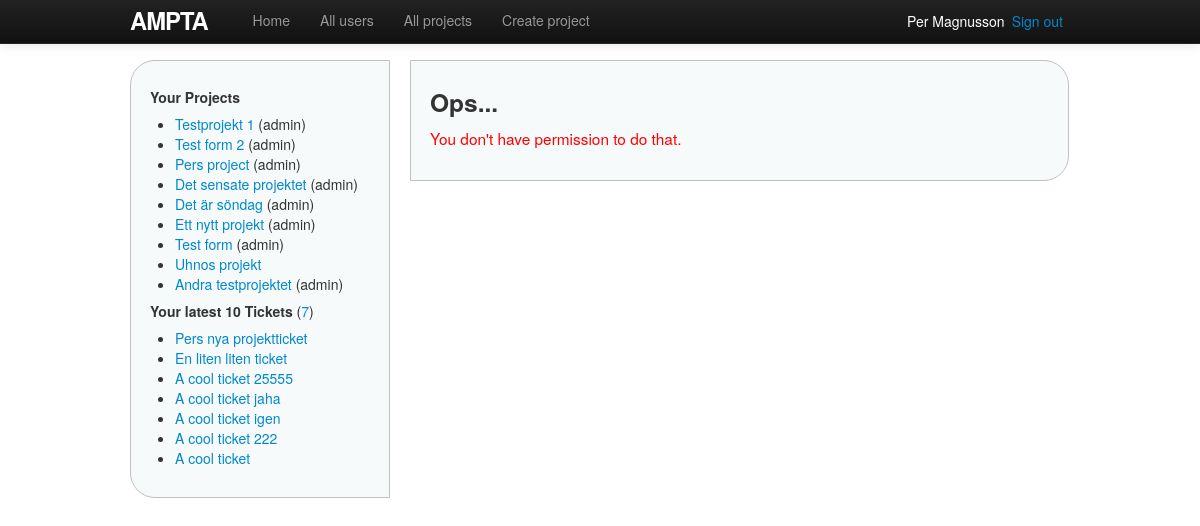
The app's page /projects/4/edit/ (signed in), older data.
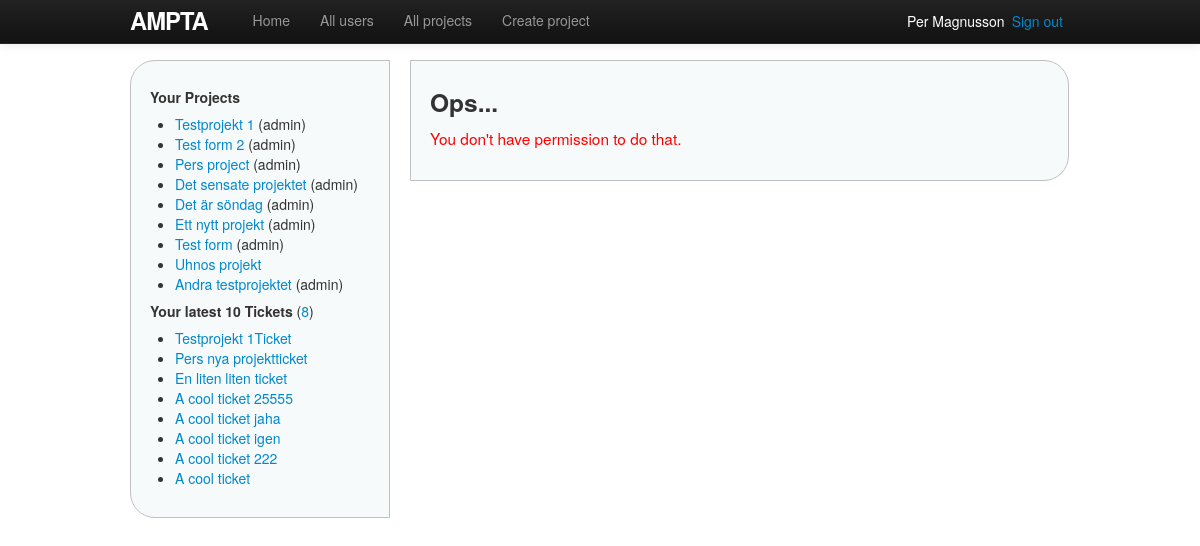
The same page, newer data.
### ampta/models.py (models this page shows, shortened)
class Project(models.Model):
    name = models.CharField(max_length=30)
    description = models.TextField()
    start_date = models.DateField()
    end_date = models.DateField()
    users = models.ManyToManyField(User, related_name='projects', blank=True)
    owner = models.ForeignKey(User, related_name='projects_owned_by_user')
    date_added = models.DateTimeField()
    date_updated = models.DateTimeField()
    def owned_by_user(self, user):
        return self.owner == user

class Ticket(models.Model):
    name = models.CharField(max_length=30)
    description = models.TextField()
    start_date = models.DateField();
    end_date = models.DateField();
    status = models.ForeignKey(Status, related_name='tickets')
    project = models.ForeignKey(Project, related_name='tickets')
    owner = models.ForeignKey(User, related_name='tickets')
    date_added = models.DateTimeField()
    date_updated = models.DateTimeField()

### ampta/views/project_views.py (the view)
# urls.py: url(r'^projects/(?P<project_id>\d+)/edit/$', 'edit_update', name='edit_project'),
@login_required(login_url='/login')
def edit_update(request, project_id=None):
    project = get_object_or_404(Project, id=project_id)
    if project.owned_by_user(request.user):
        if request.method == 'POST':
            form = ProjectForm(request.user, request.POST, instance=project)  # exclude current user
            if form.is_valid():
                try:
                    form.instance.date_updated = datetime.datetime.today()
                    form.save()
                    form.instance.users.add(request.user)  # add owner to project.users. after save.
                    return redirect(project)
                except:
                    return HttpResponseServerError()
        else:
            form = ProjectForm(request.user, instance=project)
    else:
        return render(request, 'shared/error.html',
                     {'error_type': 'permission'})
    return render(request, 'projects/new.html',
                 {'form': form, 'header': 'Edit project', 'button': 'Update project'})

### ampta/templatetags/custom_filters.py (called while the page is built)
@register.filter(name='user_projects')
def user_projects(user):
    projects = user.projects.order_by('-date_added')
    return projects

@register.filter(name='project_owned_by_user')
def project_owned_by_user(project, user):
    return project.owned_by_user(user)

### ampta/templates/shared/error.html (shortened to what this page needs)
{% extends 'shared/base.html' %}
{% block content %}
<h3>Ops...</h3>
{% if error_type == 'permission' %}
	<p class="redAlert">You don't have permission to do that.</p>
{% endif %}
{% endblock %}

### ampta/templates/shared/base.html (shortened to what this page needs)
<!DOCTYPE html>
<html>
	<head>
		{% block styles %}
			<link rel="stylesheet" href="http://code.jquery.com/ui/1.10.1/themes/base/jquery-ui.css" />
			<link rel="stylesheet" type="text/css" href="{{ STATIC_URL }}styles/bootstrap.min.css">
			<link rel="stylesheet" type="text/css" href="{{ STATIC_URL }}styles/site.css">
		{% endblock %}
	</head>
	<body>
	{% block body %}
		<div class="container">
		<header>
			<nav class="navbar navbar-inverse navbar-fixed-top">
				<div class="navbar-inner">
					<div class="container">
						<a href="{% url home %}" id="logo" class="brand">Ampta</a>
						<div class="nav-collapse collapse">
							<ul class="nav">
								<li {% if home_active %}class="active"{% endif %}>
									<a href="{% url home %}">Home</a>
								</li>
								<li {% if all_users_active %}class="active"{% endif %}>
									<a href="{% url users %}">All users</a>
								</li>
								<li {% if projects_active %}class="active"{% endif %}>
									<a href="{% url projects %}">All projects</a>
								</li>
								<li {% if create_projects_active %}class="active"{% endif %}>
									<a href="{% url new_project %}">Create project</a>
								</li>
							</ul>
						</div>
						<span class="sign_out pull-right"><a href="{% url logout %}">Sign out</a></span>
						<span class="active_user pull-right">
							<a href="{% url user user.id %}">{{ user.get_full_name }}</a>
						</span>
					</div>
				</div>
			</nav>
		</header>
		<div class="sidenav pull-left">
			{% include 'shared/_sidenav_projects_tickets.html' %}
		</div>
		<div class="main pull-left">
			{% block content %}{% endblock %}
		</div>
		</div>
	{% endblock body %}
	</body>
</html>

### ampta/templates/shared/_sidenav_projects_tickets.html (shortened to what this page needs)
{% load custom_filters %}
<h5>Your Projects</h5>
<ul>
{% with projects=user|user_projects %}
{% for p in projects %}
	<li>
		<a href="{% url project p.id %}">{{ p.name }}</a>
		{% if p|project_owned_by_user:user %}(admin){% endif %}
	</li>
{% endfor%}
{% endwith %}
</ul>
<h5>Your latest 10 Tickets
	<span class="countTickets">(<a href="{% url tickets %}">{{ user.tickets.count }}</a>)</span>
</h5>
<ul>
{% for t in user.tickets.all|dictsortreversed:"date_added"|slice:"10" %}
	<li><a href="{% url project_ticket t.project.id t.id %}">{{ t.name }}</a></li>
{% endfor %}
</ul>

Row changes from the older to the newer data that the page shows:
added Ticket: name "Testprojekt 1Ticket"
Text that changed along with them:
{{ user.tickets.count }}: "7" → "8"
